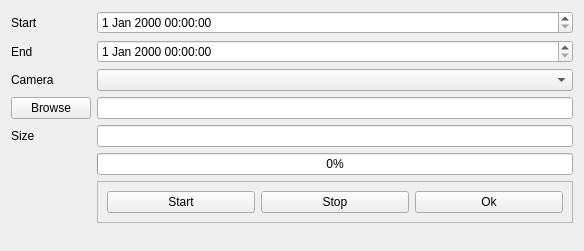
<?xml version="1.0" encoding="UTF-8"?>
<ui version="4.0">
 <class>DownloadFrame</class>
 <widget class="QWidget" name="DownloadFrame">
  <property name="geometry">
   <rect>
    <x>0</x>
    <y>0</y>
    <width>584</width>
    <height>251</height>
   </rect>
  </property>
  <property name="windowTitle">
   <string>Form</string>
  </property>
  <layout class="QFormLayout" name="formLayout">
   <item row="0" column="0">
    <widget class="QLabel" name="labelStart">
     <property name="text">
      <string>Start</string>
     </property>
    </widget>
   </item>
   <item row="0" column="1">
    <widget class="QDateTimeEdit" name="startDateTime"/>
   </item>
   <item row="1" column="0">
    <widget class="QLabel" name="labelEnd">
     <property name="text">
      <string>End</string>
     </property>
    </widget>
   </item>
   <item row="1" column="1">
    <widget class="QDateTimeEdit" name="endDateTime"/>
   </item>
   <item row="2" column="0">
    <widget class="QLabel" name="labelCamera">
     <property name="text">
      <string>Camera</string>
     </property>
    </widget>
   </item>
   <item row="2" column="1">
    <widget class="QComboBox" name="camera"/>
   </item>
   <item row="3" column="0">
    <widget class="QPushButton" name="browse">
     <property name="text">
      <string>Browse</string>
     </property>
    </widget>
   </item>
   <item row="3" column="1">
    <widget class="QLineEdit" name="path"/>
   </item>
   <item row="4" column="0">
    <widget class="QLabel" name="labelSize">
     <property name="text">
      <string>Size</string>
     </property>
    </widget>
   </item>
   <item row="4" column="1">
    <widget class="QLineEdit" name="size"/>
   </item>
   <item row="5" column="1">
    <widget class="QProgressBar" name="progress">
     <property name="value">
      <number>0</number>
     </property>
    </widget>
   </item>
   <item row="6" column="1">
    <widget class="QFrame" name="frame">
     <property name="frameShape">
      <enum>QFrame::StyledPanel</enum>
     </property>
     <property name="frameShadow">
      <enum>QFrame::Raised</enum>
     </property>
     <layout class="QHBoxLayout" name="horizontalLayout">
      <item>
       <widget class="QPushButton" name="startButton">
        <property name="text">
         <string>Start</string>
        </property>
       </widget>
      </item>
      <item>
       <widget class="QPushButton" name="stopButton">
        <property name="text">
         <string>Stop</string>
        </property>
       </widget>
      </item>
      <item>
       <widget class="QPushButton" name="okButton">
        <property name="text">
         <string>Ok</string>
        </property>
       </widget>
      </item>
     </layout>
    </widget>
   </item>
  </layout>
 </widget>
 <resources/>
 <connections/>
</ui>
